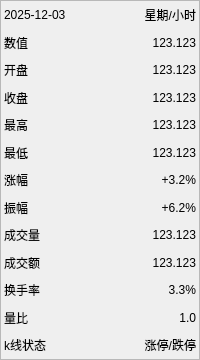
<?xml version="1.0" encoding="UTF-8"?>
<ui version="4.0">
 <class>KLineOverviewWidget</class>
 <widget class="QWidget" name="KLineOverviewWidget">
  <property name="geometry">
   <rect>
    <x>0</x>
    <y>0</y>
    <width>200</width>
    <height>360</height>
   </rect>
  </property>
  <property name="windowTitle">
   <string>Form</string>
  </property>
  <layout class="QVBoxLayout" name="verticalLayout_2">
   <property name="leftMargin">
    <number>0</number>
   </property>
   <property name="topMargin">
    <number>0</number>
   </property>
   <property name="rightMargin">
    <number>0</number>
   </property>
   <property name="bottomMargin">
    <number>0</number>
   </property>
   <item>
    <widget class="QFrame" name="frame_center">
     <property name="frameShape">
      <enum>QFrame::StyledPanel</enum>
     </property>
     <property name="frameShadow">
      <enum>QFrame::Raised</enum>
     </property>
     <layout class="QVBoxLayout" name="verticalLayout">
      <property name="leftMargin">
       <number>3</number>
      </property>
      <property name="topMargin">
       <number>3</number>
      </property>
      <property name="rightMargin">
       <number>3</number>
      </property>
      <property name="bottomMargin">
       <number>3</number>
      </property>
      <item>
       <layout class="QHBoxLayout" name="horizontalLayout">
        <item>
         <widget class="QLabel" name="label_date">
          <property name="text">
           <string>2025-12-03</string>
          </property>
         </widget>
        </item>
        <item>
         <widget class="QLabel" name="label_hours">
          <property name="text">
           <string>星期/小时</string>
          </property>
          <property name="alignment">
           <set>Qt::AlignRight|Qt::AlignTrailing|Qt::AlignVCenter</set>
          </property>
         </widget>
        </item>
       </layout>
      </item>
      <item>
       <layout class="QHBoxLayout" name="horizontalLayout_2">
        <item>
         <widget class="QLabel" name="label_head_value">
          <property name="text">
           <string>数值</string>
          </property>
         </widget>
        </item>
        <item>
         <widget class="QLabel" name="label_value">
          <property name="text">
           <string>123.123</string>
          </property>
          <property name="alignment">
           <set>Qt::AlignRight|Qt::AlignTrailing|Qt::AlignVCenter</set>
          </property>
         </widget>
        </item>
       </layout>
      </item>
      <item>
       <layout class="QHBoxLayout" name="horizontalLayout_3">
        <item>
         <widget class="QLabel" name="label_head_open">
          <property name="text">
           <string>开盘</string>
          </property>
         </widget>
        </item>
        <item>
         <widget class="QLabel" name="label_open">
          <property name="text">
           <string>123.123</string>
          </property>
          <property name="alignment">
           <set>Qt::AlignRight|Qt::AlignTrailing|Qt::AlignVCenter</set>
          </property>
         </widget>
        </item>
       </layout>
      </item>
      <item>
       <layout class="QHBoxLayout" name="horizontalLayout_4">
        <item>
         <widget class="QLabel" name="label_head_close">
          <property name="text">
           <string>收盘</string>
          </property>
         </widget>
        </item>
        <item>
         <widget class="QLabel" name="label_close">
          <property name="text">
           <string>123.123</string>
          </property>
          <property name="alignment">
           <set>Qt::AlignRight|Qt::AlignTrailing|Qt::AlignVCenter</set>
          </property>
         </widget>
        </item>
       </layout>
      </item>
      <item>
       <layout class="QHBoxLayout" name="horizontalLayout_5">
        <item>
         <widget class="QLabel" name="label_head_high">
          <property name="text">
           <string>最高</string>
          </property>
         </widget>
        </item>
        <item>
         <widget class="QLabel" name="label_high">
          <property name="text">
           <string>123.123</string>
          </property>
          <property name="alignment">
           <set>Qt::AlignRight|Qt::AlignTrailing|Qt::AlignVCenter</set>
          </property>
         </widget>
        </item>
       </layout>
      </item>
      <item>
       <layout class="QHBoxLayout" name="horizontalLayout_6">
        <item>
         <widget class="QLabel" name="label_head_low">
          <property name="text">
           <string>最低</string>
          </property>
         </widget>
        </item>
        <item>
         <widget class="QLabel" name="label_low">
          <property name="text">
           <string>123.123</string>
          </property>
          <property name="alignment">
           <set>Qt::AlignRight|Qt::AlignTrailing|Qt::AlignVCenter</set>
          </property>
         </widget>
        </item>
       </layout>
      </item>
      <item>
       <layout class="QHBoxLayout" name="horizontalLayout_7">
        <item>
         <widget class="QLabel" name="label_head_change_percent">
          <property name="text">
           <string>涨幅</string>
          </property>
         </widget>
        </item>
        <item>
         <widget class="QLabel" name="label_change_percent">
          <property name="text">
           <string>+3.2%</string>
          </property>
          <property name="alignment">
           <set>Qt::AlignRight|Qt::AlignTrailing|Qt::AlignVCenter</set>
          </property>
         </widget>
        </item>
       </layout>
      </item>
      <item>
       <layout class="QHBoxLayout" name="horizontalLayout_8">
        <item>
         <widget class="QLabel" name="label_head_amplitude">
          <property name="text">
           <string>振幅</string>
          </property>
         </widget>
        </item>
        <item>
         <widget class="QLabel" name="label_amplitude">
          <property name="text">
           <string>+6.2%</string>
          </property>
          <property name="alignment">
           <set>Qt::AlignRight|Qt::AlignTrailing|Qt::AlignVCenter</set>
          </property>
         </widget>
        </item>
       </layout>
      </item>
      <item>
       <layout class="QHBoxLayout" name="horizontalLayout_9">
        <item>
         <widget class="QLabel" name="label_head_volume">
          <property name="text">
           <string>成交量</string>
          </property>
         </widget>
        </item>
        <item>
         <widget class="QLabel" name="label_volume">
          <property name="text">
           <string>123.123</string>
          </property>
          <property name="alignment">
           <set>Qt::AlignRight|Qt::AlignTrailing|Qt::AlignVCenter</set>
          </property>
         </widget>
        </item>
       </layout>
      </item>
      <item>
       <layout class="QHBoxLayout" name="horizontalLayout_10">
        <item>
         <widget class="QLabel" name="label_head_amount">
          <property name="text">
           <string>成交额</string>
          </property>
         </widget>
        </item>
        <item>
         <widget class="QLabel" name="label_amount">
          <property name="text">
           <string>123.123</string>
          </property>
          <property name="alignment">
           <set>Qt::AlignRight|Qt::AlignTrailing|Qt::AlignVCenter</set>
          </property>
         </widget>
        </item>
       </layout>
      </item>
      <item>
       <layout class="QHBoxLayout" name="horizontalLayout_11">
        <item>
         <widget class="QLabel" name="label_head_turnover_rate">
          <property name="text">
           <string>换手率</string>
          </property>
         </widget>
        </item>
        <item>
         <widget class="QLabel" name="label_turnover_rate">
          <property name="text">
           <string>3.3%</string>
          </property>
          <property name="alignment">
           <set>Qt::AlignRight|Qt::AlignTrailing|Qt::AlignVCenter</set>
          </property>
         </widget>
        </item>
       </layout>
      </item>
      <item>
       <layout class="QHBoxLayout" name="horizontalLayout_12">
        <item>
         <widget class="QLabel" name="label_head_volume_ratio">
          <property name="text">
           <string>量比</string>
          </property>
         </widget>
        </item>
        <item>
         <widget class="QLabel" name="label_volume_ratio">
          <property name="text">
           <string>1.0</string>
          </property>
          <property name="alignment">
           <set>Qt::AlignRight|Qt::AlignTrailing|Qt::AlignVCenter</set>
          </property>
         </widget>
        </item>
       </layout>
      </item>
      <item>
       <layout class="QHBoxLayout" name="horizontalLayout_13">
        <item>
         <widget class="QLabel" name="label_head_kline_status">
          <property name="text">
           <string>k线状态</string>
          </property>
         </widget>
        </item>
        <item>
         <widget class="QLabel" name="label_kline_status">
          <property name="text">
           <string>涨停/跌停</string>
          </property>
          <property name="alignment">
           <set>Qt::AlignRight|Qt::AlignTrailing|Qt::AlignVCenter</set>
          </property>
         </widget>
        </item>
       </layout>
      </item>
     </layout>
    </widget>
   </item>
  </layout>
 </widget>
 <resources/>
 <connections/>
</ui>
